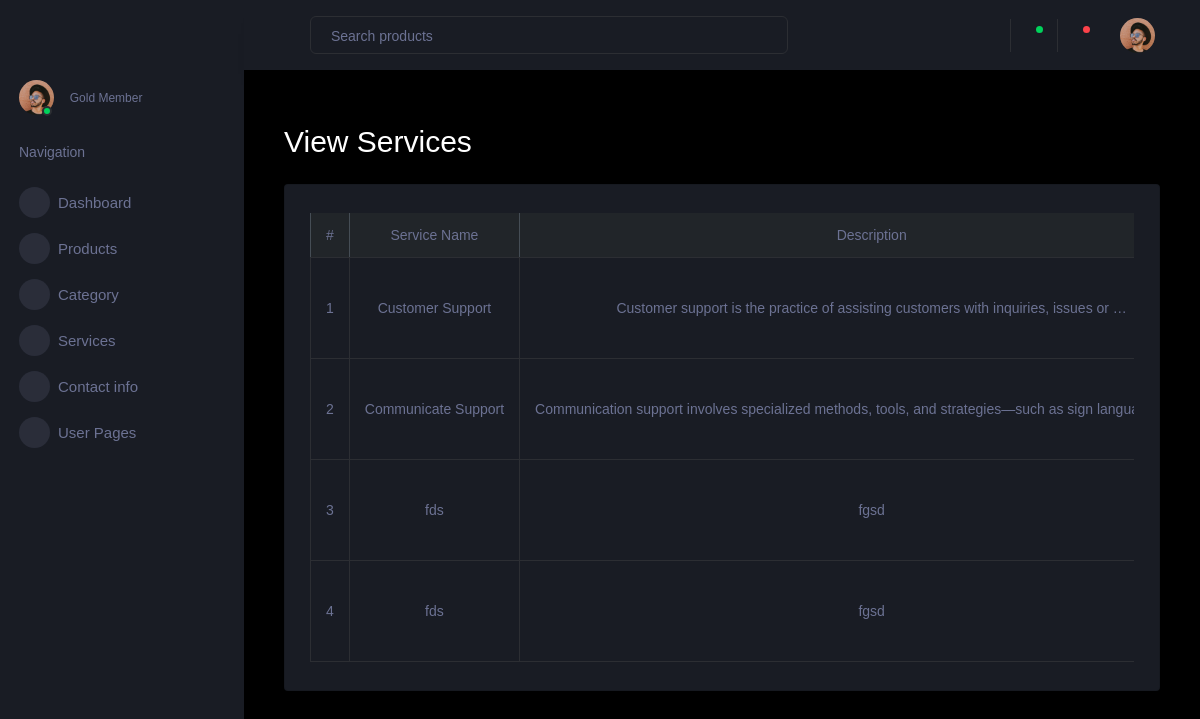
Page /view_services/ on the committed database.
### Adminapp/models.py (models this page shows, shortened)
class serviceDb(models.Model):
    ServiceName=models.CharField(max_length=100)
    Description=models.TextField()
    ServiceImage=models.ImageField(upload_to="services")

### Adminapp/views.py (the view)
# urls.py: path('view_services/',views.view_services,name='view_services'),
def view_services(request):
    services=serviceDb.objects.all()
    return render(request,'view_services.html',{"services":services})

### Adminapp/templates/view_services.html (shortened to what this page needs)
{% extends "dashboard.html" %}
{% block content %}
<div class="container-fluid mt-4">
    <h2 class="mb-4 fw-bold">View Services</h2>
    <div class="card shadow-sm">
        <div class="card-body">
            <div class="table-responsive">
                <table class="table table-bordered table-hover align-middle text-center">
                    <thead class="table-dark">
                        <tr>
                            <th>#</th>
                            <th>Service Name</th>
                            <th>Description</th>
                        </tr>
                    </thead>
                    <tbody>
                        {% for service in services %}
                        <tr>
                            <td>{{ forloop.counter }}</td>
                            <td class="fw-semibold">{{ service.ServiceName }}</td>
                            <td>{{ service.Description|truncatewords:12 }}</td>
                        </tr>
                        {% empty %}
                        <tr>
                            <td colspan="4" class="text-muted">No services found</td>
                        </tr>
                        {% endfor %}
                    </tbody>
                </table>
            </div>
        </div>
    </div>
</div>
{% endblock %}

### rows in the picture
serviceDb: ServiceName "Customer Support", Description "Customer support is the practice of assisting customers with inquiries, issues or …"
serviceDb: ServiceName "Communicate Support", Description "Communication support involves specialized methods, tools, and strategies—such as sign…"
serviceDb: ServiceName "fds", Description "fgsd"
serviceDb: ServiceName "fds", Description "fgsd"
